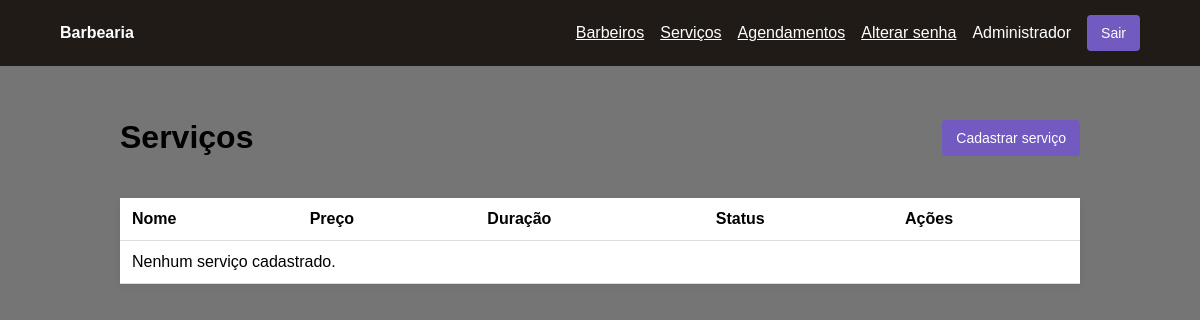
The app's page /index.php?r=servicos (signed in), older data.
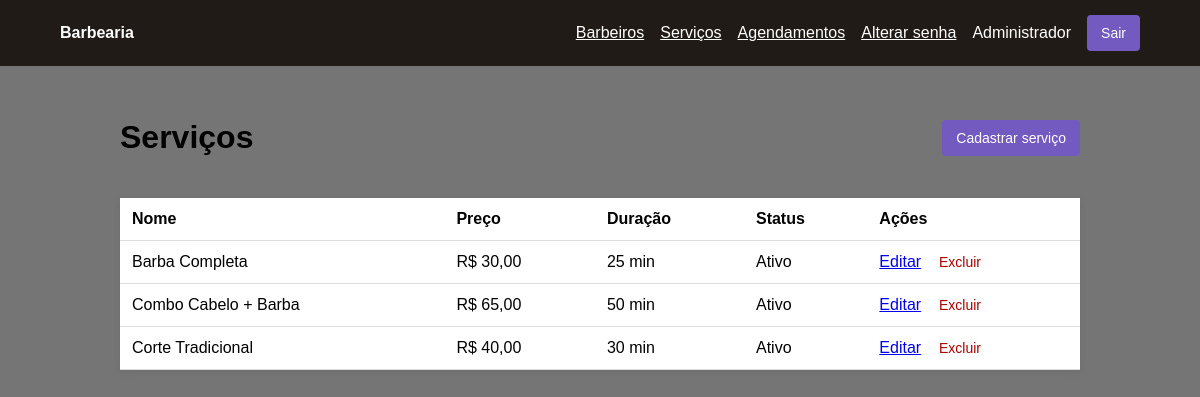
The same page, newer data.
### tables this page shows
CREATE TABLE servicos (
  id BIGINT UNSIGNED AUTO_INCREMENT PRIMARY KEY,
  nome VARCHAR(120) NOT NULL,
  preco DECIMAL(10,2) NOT NULL DEFAULT 0.00,
  duracao INT UNSIGNED NOT NULL DEFAULT 30,
  status TINYINT(1) NOT NULL DEFAULT 1,
  criado_em DATETIME NOT NULL DEFAULT CURRENT_TIMESTAMP,
  atualizado_em DATETIME NOT NULL DEFAULT CURRENT_TIMESTAMP ON UPDATE CURRENT_TIMESTAMP
);

### app/Core/view.php (called while the page is built, shortened)
<?php
function view(string $name, array $data = []): void
{
    extract($data, EXTR_SKIP);
    require __DIR__ . '/../Views/' . $name . '.php';
}

### app/Controllers/ServicoController.php (called while the page is built, shortened)
<?php
final class ServicoController
{
    public function index(): void
    {
        view('servicos/index', ['servicos' => $this->servicos->All()]);
    }
}

### app/Core/helpers.php (called while the page is built, shortened)
<?php
function url(string $route = ''): string
{
    return 'index.php?r=' . rawurlencode($route);
}
function e(?string $value): string
{
    return htmlspecialchars((string)$value, ENT_QUOTES, 'UTF-8');
}

### app/Models/Servicos.php (called while the page is built, shortened)
<?php
final class Servicos
{
    public function all(): array
    {
        return $this->db->query('SELECT * FROM servicos ORDER BY nome')->fetchAll();
    }
}

### app/Views/servicos/index.php (the view, shortened to what this page needs)
<?php require __DIR__ . '/../layout/header.php'; ?>
    <div class="page-title"><h1>Serviços</h1><a class="button" href="<?= url('servicos/novo') ?>">Cadastrar serviço</a>
    </div>
    <table>
        <thead>
        <tr>
            <th>Nome</th>
            <th>Preço</th>
            <th>Duração</th>
            <th>Status</th>
            <th>Ações</th>
        </tr>
        </thead>
        <tbody>
        <?php foreach ($servicos as $servico): ?>
            <tr>
            <td><?= e($servico['nome']) ?></td>
            <td>R$ <?= number_format((float)$servico['preco'], 2, ',', '.') ?></td>
            <td><?= (int)$servico['duracao'] ?> min</td>
            <td><?= $servico['status'] ? 'Ativo' : 'Inativo' ?></td>
            <td><a href="<?= url('servicos/' . $servico['id'] . '/editar') ?>">Editar</a>&nbsp;&nbsp;&nbsp;<form
                    class="inline" method="post" action="<?= url('servicos/' . $servico['id'] . '/excluir') ?>"
                    onsubmit="return confirm('Remover este serviço?');"><input type="hidden" name="csrf"
                    <button class="link danger">Excluir</button>
                </form>
            </td></tr><?php endforeach; ?>
        <?php if (!$servicos): ?>
            <tr>
                <td colspan="5">Nenhum serviço cadastrado.</td>
            </tr><?php endif; ?></tbody>
    </table>
<?php require __DIR__ . '/../layout/footer.php'; ?>

Row changes from the older to the newer data that the page shows:
added servicos: nome "Barba Completa", preco "30,00", duracao "25", status "Ativo"
added servicos: nome "Combo Cabelo + Barba", preco "65,00", duracao "50", status "Ativo"
added servicos: nome "Corte Tradicional", preco "40,00", duracao "30", status "Ativo"
Text that changed along with them:
text no longer shown: "Nenhum serviço cadastrado."
